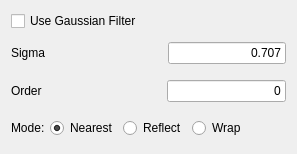
              <widget class="QWidget" name="tab_3">
               <attribute name="title">
                <string>Gaussian</string>
               </attribute>
               <layout class="QVBoxLayout" name="verticalLayout_3">
                <item>
                 <layout class="QGridLayout" name="gridLayout_12">
                  <item row="1" column="1">
                   <layout class="QHBoxLayout" name="horizontalLayout_28">
                    <property name="spacing">
                     <number>5</number>
                    </property>
                    <property name="topMargin">
                     <number>5</number>
                    </property>
                    <property name="bottomMargin">
                     <number>5</number>
                    </property>
                   </layout>
                  </item>
                  <item row="2" column="0">
                   <layout class="QHBoxLayout" name="horizontalLayout_32" stretch="0,0,0">
                    <property name="spacing">
                     <number>5</number>
                    </property>
                    <property name="topMargin">
                     <number>5</number>
                    </property>
                    <property name="bottomMargin">
                     <number>5</number>
                    </property>
                    <item>
                     <widget class="QLabel" name="label_30">
                      <property name="toolTip">
                       <string>order : {0, 1, 2, 3} or sequence from same set, optional

    The order of the filter along each axis is given as a sequence of integers, or as a single number. An order of 0 corresponds to convolution with a Gaussian kernel. An order of 1, 2, or 3 corresponds to convolution with the first, second or third derivatives of a Gaussian. Higher order derivatives are not implemented
</string>
                      </property>
                      <property name="text">
                       <string>Order</string>
                      </property>
                      <property name="buddy">
                       <cstring>lineEdit_gorder</cstring>
                      </property>
                     </widget>
                    </item>
                    <item>
                     <spacer name="horizontalSpacer_3">
                      <property name="orientation">
                       <enum>Qt::Horizontal</enum>
                      </property>
                      <property name="sizeHint" stdset="0">
                       <size>
                        <width>40</width>
                        <height>20</height>
                       </size>
                      </property>
                     </spacer>
                    </item>
                    <item>
                     <widget class="QLineEdit" name="lineEdit_gorder">
                      <property name="toolTip">
                       <string>order : {0, 1, 2, 3} or sequence from same set, optional

    The order of the filter along each axis is given as a sequence of integers, or as a single number. An order of 0 corresponds to convolution with a Gaussian kernel. An order of 1, 2, or 3 corresponds to convolution with the first, second or third derivatives of a Gaussian. Higher order derivatives are not implemented
</string>
                      </property>
                      <property name="text">
                       <string>0</string>
                      </property>
                      <property name="alignment">
                       <set>Qt::AlignRight|Qt::AlignTrailing|Qt::AlignVCenter</set>
                      </property>
                     </widget>
                    </item>
                   </layout>
                  </item>
                  <item row="1" column="0">
                   <layout class="QHBoxLayout" name="horizontalLayout_33" stretch="0,0,0">
                    <property name="spacing">
                     <number>5</number>
                    </property>
                    <property name="topMargin">
                     <number>5</number>
                    </property>
                    <property name="bottomMargin">
                     <number>5</number>
                    </property>
                    <item>
                     <widget class="QLabel" name="label_31">
                      <property name="toolTip">
                       <string>scalar or sequence of scalars

    Standard deviation for Gaussian kernel. The standard deviations of the Gaussian filter are given for each axis as a sequence, or as a single number, in which case it is equal for all axes.</string>
                      </property>
                      <property name="text">
                       <string>Sigma</string>
                      </property>
                      <property name="buddy">
                       <cstring>lineEdit_gsigma</cstring>
                      </property>
                     </widget>
                    </item>
                    <item>
                     <spacer name="horizontalSpacer_8">
                      <property name="orientation">
                       <enum>Qt::Horizontal</enum>
                      </property>
                      <property name="sizeHint" stdset="0">
                       <size>
                        <width>40</width>
                        <height>20</height>
                       </size>
                      </property>
                     </spacer>
                    </item>
                    <item>
                     <widget class="QLineEdit" name="lineEdit_gsigma">
                      <property name="toolTip">
                       <string>scalar or sequence of scalars

    Standard deviation for Gaussian kernel. The standard deviations of the Gaussian filter are given for each axis as a sequence, or as a single number, in which case it is equal for all axes.</string>
                      </property>
                      <property name="layoutDirection">
                       <enum>Qt::RightToLeft</enum>
                      </property>
                      <property name="text">
                       <string>0.707</string>
                      </property>
                      <property name="alignment">
                       <set>Qt::AlignRight|Qt::AlignTrailing|Qt::AlignVCenter</set>
                      </property>
                     </widget>
                    </item>
                   </layout>
                  </item>
                  <item row="0" column="0">
                   <widget class="QCheckBox" name="checkBox_gaussian">
                    <property name="toolTip">
                     <string> scipy.ndimage.filters.gaussian_filter(input, sigma, order=0, output=None, mode='reflect', cval=0.0, truncate=4.0)[source]

    Multidimensional Gaussian filter.</string>
                    </property>
                    <property name="text">
                     <string>Use Gaussian Filter</string>
                    </property>
                   </widget>
                  </item>
                  <item row="3" column="0">
                   <layout class="QHBoxLayout" name="horizontalLayout_34" stretch="0,0,0,0,0">
                    <property name="spacing">
                     <number>5</number>
                    </property>
                    <property name="topMargin">
                     <number>5</number>
                    </property>
                    <property name="bottomMargin">
                     <number>5</number>
                    </property>
                    <item>
                     <widget class="QLabel" name="label_32">
                      <property name="toolTip">
                       <string>scalar or sequence of scalars

    Standard deviation for Gaussian kernel. The standard deviations of the Gaussian filter are given for each axis as a sequence, or as a single number, in which case it is equal for all axes.</string>
                      </property>
                      <property name="text">
                       <string>Mode:</string>
                      </property>
                     </widget>
                    </item>
                    <item>
                     <widget class="QRadioButton" name="nearest">
                      <property name="text">
                       <string>Nearest</string>
                      </property>
                      <property name="checked">
                       <bool>true</bool>
                      </property>
                     </widget>
                    </item>
                    <item>
                     <widget class="QRadioButton" name="reflect">
                      <property name="text">
                       <string>Reflect</string>
                      </property>
                     </widget>
                    </item>
                    <item>
                     <widget class="QRadioButton" name="wrap">
                      <property name="text">
                       <string>Wrap</string>
                      </property>
                     </widget>
                    </item>
                    <item>
                     <spacer name="horizontalSpacer_9">
                      <property name="orientation">
                       <enum>Qt::Horizontal</enum>
                      </property>
                      <property name="sizeHint" stdset="0">
                       <size>
                        <width>40</width>
                        <height>20</height>
                       </size>
                      </property>
                     </spacer>
                    </item>
                   </layout>
                  </item>
                 </layout>
                </item>
               </layout>
              </widget>
